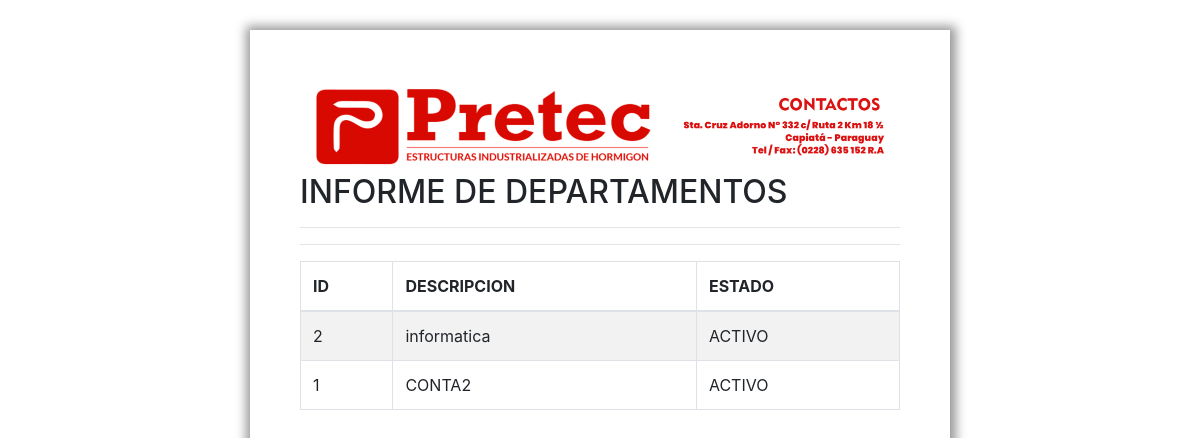
The app's page /paginas/referenciales/imprimirDepartamento.php with its own data.
### tables this page shows
CREATE TABLE `departamento` (
  `dep_id` int(11) NOT NULL,
  `dep_descri` varchar(100) NOT NULL,
  `dep_estado` tinyint(4) NOT NULL
);

### conexion/db.php (called while the page is built, shortened)
<?php
Class DB {
    private $host;
    private $usuario;
    private $pass;
    private $base_de_datos;
    private $charset;
    public function __construct() {
        $this->host = 'localhost';
        $this->base_de_datos = 'pretec';
        $this->usuario = 'root';
        $this->pass = '';
        $this->charset = 'utf8mb4';
    }
    public function  conectar(){
        try{
            $connection = "mysql:host=" . $this->host .
                    ";dbname=" . $this->base_de_datos .
                    ";charset=" . $this->charset;
            $options = [
                PDO::ATTR_ERRMODE => PDO::ERRMODE_EXCEPTION,
                PDO::ATTR_EMULATE_PREPARES=> false,
                PDO::ATTR_PERSISTENT => TRUE
            ];
            $pdo = new PDO($connection, $this->usuario, $this->pass,
                    $options);
            return $pdo;
        }catch(PDOException $e){
            print_r('Error connection: ' . $e->getMessage());
        }
    }
}

### paginas/referenciales/imprimirDepartamento.php (the view, shortened to what this page needs)
<?php
require_once '../../conexion/db.php';
$base_datos = new DB();
$query = $base_datos->conectar()->prepare("SELECT `dep_id`, `dep_descri`,"
            . "IF(`dep_estado` = 1, 'ACTIVO','INACTIVO') as estado "
            . "FROM `departamento` ORDER BY dep_id DESC");
$query->execute();
?>
<!doctype html>
<html lang="en">
    <head>
        <link href="../../css/bootstrap/dist/css/bootstrap.min.css" rel="stylesheet">    </head>
    <body style="margin: 30px auto; width: 700px;
          box-shadow: 1px 1px 10px 5px #999999; padding: 50px;">
        <img src="../../images/membrete.jpg" style="width: 100%;" alt="">
        <h2>INFORME DE DEPARTAMENTOS</h2>
        <hr>
        <hr>
        <div class="row">
            <div class="col-md-12">
                <table class="table table-bordered table-striped">
                    <thead>
                        <tr>
                            <th>ID</th>
                            <th>DESCRIPCION</th>
                            <th>ESTADO</th>
                        </tr>
                    </thead>
                    <tbody>
                        <?php
                        if ($query->rowCount()) {
                            foreach ($query as $fila) {
                                ?>
                                <tr>
                                    <td><?php echo $fila['dep_id'] ?></td>
                                    <td><?php echo $fila['dep_descri'] ?></td>
                                    <td><?php echo $fila['estado'] ?></td>
                                </tr>
                                <?php
                            }
                        }
                        ?>
                    </tbody>
                </table>
            </div>
        </div>
    </body>
</html>

### records on screen
departamento: dep_id "2", dep_descri "informatica", estado "ACTIVO"
departamento: dep_id "1", dep_descri "CONTA2", estado "ACTIVO"
